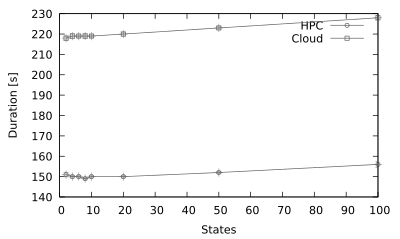

gnuplot code for this plot:
#set term png size 800,400
#set output 'by-state-duration.png'

set terminal pdf size 4,2.4
set output 'by-state-duration.pdf'

#x axis formatting
set xlabel 'States'

#y axis formatting
set ylabel 'Duration [s]'

# styles
set style line 1 \
    linecolor rgb '#303030' \
    linetype 1 linewidth 1.0 \
    pointtype 6 pointsize 1.0
set style line 2 \
    linecolor rgb '#303030' \
    linetype 1 linewidth 1.0 \
    pointtype 25 pointsize 1.0
set style line 3 \
    linecolor rgb '#A0A0A0' \
    linetype 1 linewidth 1
set autoscale

plot \
    "by-state-duration-hpc.csv" using 1:2:3 with errorbars ls 3 notitle, "" using 1:2 with linespoints ls 1 title 'HPC', \
    "by-state-duration-uninet.csv" using 1:2:3 with errorbars ls 3 notitle, "" using 1:2 with linespoints ls 2 title 'Cloud'
